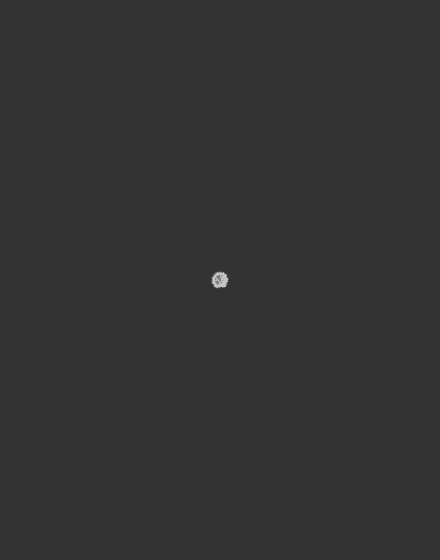
Frame 1 (no input)
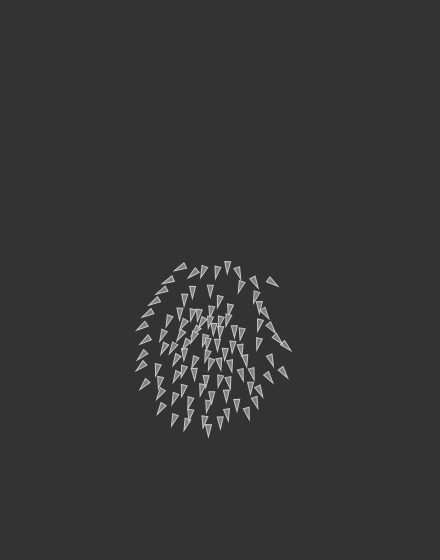
Frame 60 (no input)
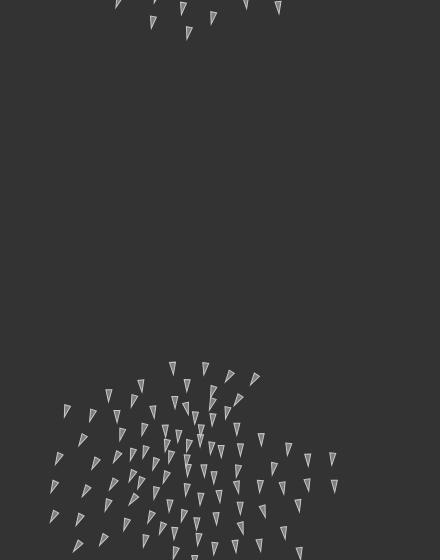
Frame 120 (the mouse pressed at the canvas centre since frame 60)

The p5.js sketch that drew these frames (run headless with seeded random() and noise() and a simulated clock; from frame 60 on, the mouse is pressed at the canvas centre):

// p5.js sketch
// ── sketch.js
let flock;

function setup() {
  createCanvas(440, 560);
  createP("Drag the mouse to generate new boids.");

  flock = new Flock();
  // Add an initial set of boids into the system
  for (let i = 0; i < 100; i++) {
    let b = new Boid(width / 2,height / 2);
    flock.addBoid(b);
  }
}

function draw() {
  background(51);
  flock.run();
}

// Add a new boid into the System
function mouseDragged() {
  flock.addBoid(new Boid(mouseX, mouseY));
}

// The Nature of Code
// Daniel Shiffman
// http://natureofcode.com

// Flock object
// Does very little, simply manages the array of all the boids

function Flock() {
  // An array for all the boids
  this.boids = []; // Initialize the array
}

Flock.prototype.run = function() {
  for (let i = 0; i < this.boids.length; i++) {
    this.boids[i].run(this.boids);  // Passing the entire list of boids to each boid individually
  }
}

Flock.prototype.addBoid = function(b) {
  this.boids.push(b);
}

// The Nature of Code
// Daniel Shiffman
// http://natureofcode.com

// Boid class
// Methods for Separation, Cohesion, Alignment added

function Boid(x, y) {
  this.acceleration = createVector(0, 0);
  this.velocity = createVector(random(-1, 1), random(-1, 1));
  this.position = createVector(x, y);
  this.r = 3.0;
  this.maxspeed = 3;    // Maximum speed
  this.maxforce = 0.05; // Maximum steering force
}

Boid.prototype.run = function(boids) {
  this.flock(boids);
  this.update();
  this.borders();
  this.render();
}

Boid.prototype.applyForce = function(force) {
  // We could add mass here if we want A = F / M
  this.acceleration.add(force);
}

// We accumulate a new acceleration each time based on three rules
Boid.prototype.flock = function(boids) {
  let sep = this.separate(boids);   // Separation
  let ali = this.align(boids);      // Alignment
  let coh = this.cohesion(boids);   // Cohesion
  // Arbitrarily weight these forces
  sep.mult(1.5);
  ali.mult(1.0);
  coh.mult(1.0);
  // Add the force vectors to acceleration
  this.applyForce(sep);
  this.applyForce(ali);
  this.applyForce(coh);
}

// Method to update location
Boid.prototype.update = function() {
  // Update velocity
  this.velocity.add(this.acceleration);
  // Limit speed
  this.velocity.limit(this.maxspeed);
  this.position.add(this.velocity);
  // Reset accelertion to 0 each cycle
  this.acceleration.mult(0);
}

// A method that calculates and applies a steering force towards a target
// STEER = DESIRED MINUS VELOCITY
Boid.prototype.seek = function(target) {
  let desired = p5.Vector.sub(target,this.position);  // A vector pointing from the location to the target
  // Normalize desired and scale to maximum speed
  desired.normalize();
  desired.mult(this.maxspeed);
  // Steering = Desired minus Velocity
  let steer = p5.Vector.sub(desired,this.velocity);
  steer.limit(this.maxforce);  // Limit to maximum steering force
  return steer;
}

Boid.prototype.render = function() {
  // Draw a triangle rotated in the direction of velocity
  let theta = this.velocity.heading() + radians(90);
  fill(127);
  stroke(200);
  push();
  translate(this.position.x, this.position.y);
  rotate(theta);
  beginShape();
  vertex(0, -this.r * 2);
  vertex(-this.r, this.r * 2);
  vertex(this.r, this.r * 2);
  endShape(CLOSE);
  pop();
}

// Wraparound
Boid.prototype.borders = function() {
  if (this.position.x < -this.r)  this.position.x = width + this.r;
  if (this.position.y < -this.r)  this.position.y = height + this.r;
  if (this.position.x > width + this.r) this.position.x = -this.r;
  if (this.position.y > height + this.r) this.position.y = -this.r;
}

// Separation
// Method checks for nearby boids and steers away
Boid.prototype.separate = function(boids) {
  let desiredseparation = 25.0;
  let steer = createVector(0, 0);
  let count = 0;
  // For every boid in the system, check if it's too close
  for (let i = 0; i < boids.length; i++) {
    let d = p5.Vector.dist(this.position,boids[i].position);
    // If the distance is greater than 0 and less than an arbitrary amount (0 when you are yourself)
    if ((d > 0) && (d < desiredseparation)) {
      // Calculate vector pointing away from neighbor
      let diff = p5.Vector.sub(this.position, boids[i].position);
      diff.normalize();
      diff.div(d);        // Weight by distance
      steer.add(diff);
      count++;            // Keep track of how many
    }
  }
  // Average -- divide by how many
  if (count > 0) {
    steer.div(count);
  }

  // As long as the vector is greater than 0
  if (steer.mag() > 0) {
    // Implement Reynolds: Steering = Desired - Velocity
    steer.normalize();
    steer.mult(this.maxspeed);
    steer.sub(this.velocity);
    steer.limit(this.maxforce);
  }
  return steer;
}

// Alignment
// For every nearby boid in the system, calculate the average velocity
Boid.prototype.align = function(boids) {
  let neighbordist = 50;
  let sum = createVector(0,0);
  let count = 0;
  for (let i = 0; i < boids.length; i++) {
    let d = p5.Vector.dist(this.position,boids[i].position);
    if ((d > 0) && (d < neighbordist)) {
      sum.add(boids[i].velocity);
      count++;
    }
  }
  if (count > 0) {
    sum.div(count);
    sum.normalize();
    sum.mult(this.maxspeed);
    let steer = p5.Vector.sub(sum, this.velocity);
    steer.limit(this.maxforce);
    return steer;
  } else {
    return createVector(0, 0);
  }
}

// Cohesion
// For the average location (i.e. center) of all nearby boids, calculate steering vector towards that location
Boid.prototype.cohesion = function(boids) {
  let neighbordist = 50;
  let sum = createVector(0, 0);   // Start with empty vector to accumulate all locations
  let count = 0;
  for (let i = 0; i < boids.length; i++) {
    let d = p5.Vector.dist(this.position,boids[i].position);
    if ((d > 0) && (d < neighbordist)) {
      sum.add(boids[i].position); // Add location
      count++;
    }
  }
  if (count > 0) {
    sum.div(count);
    return this.seek(sum);  // Steer towards the location
  } else {
    return createVector(0, 0);
  }
}
